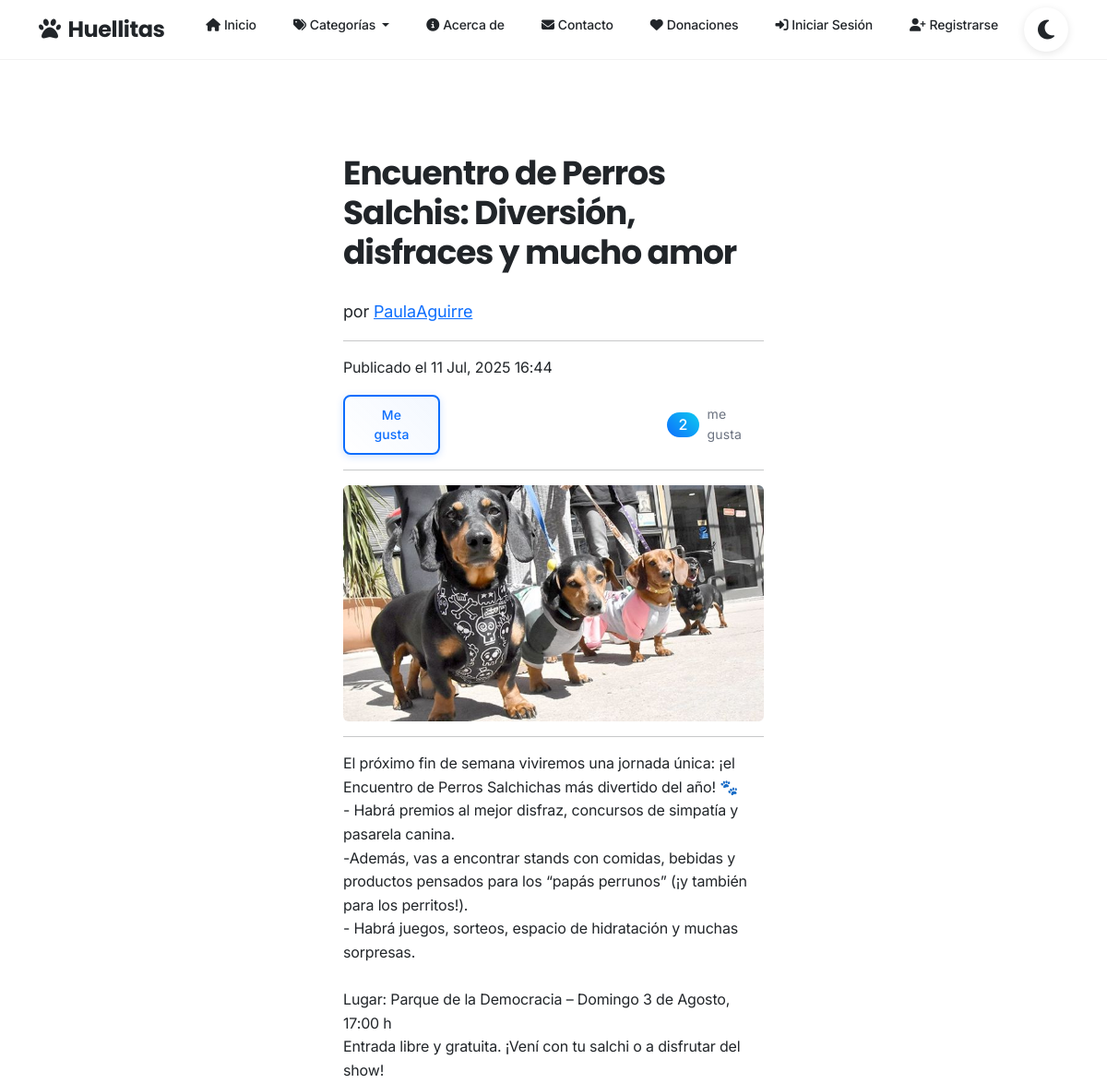
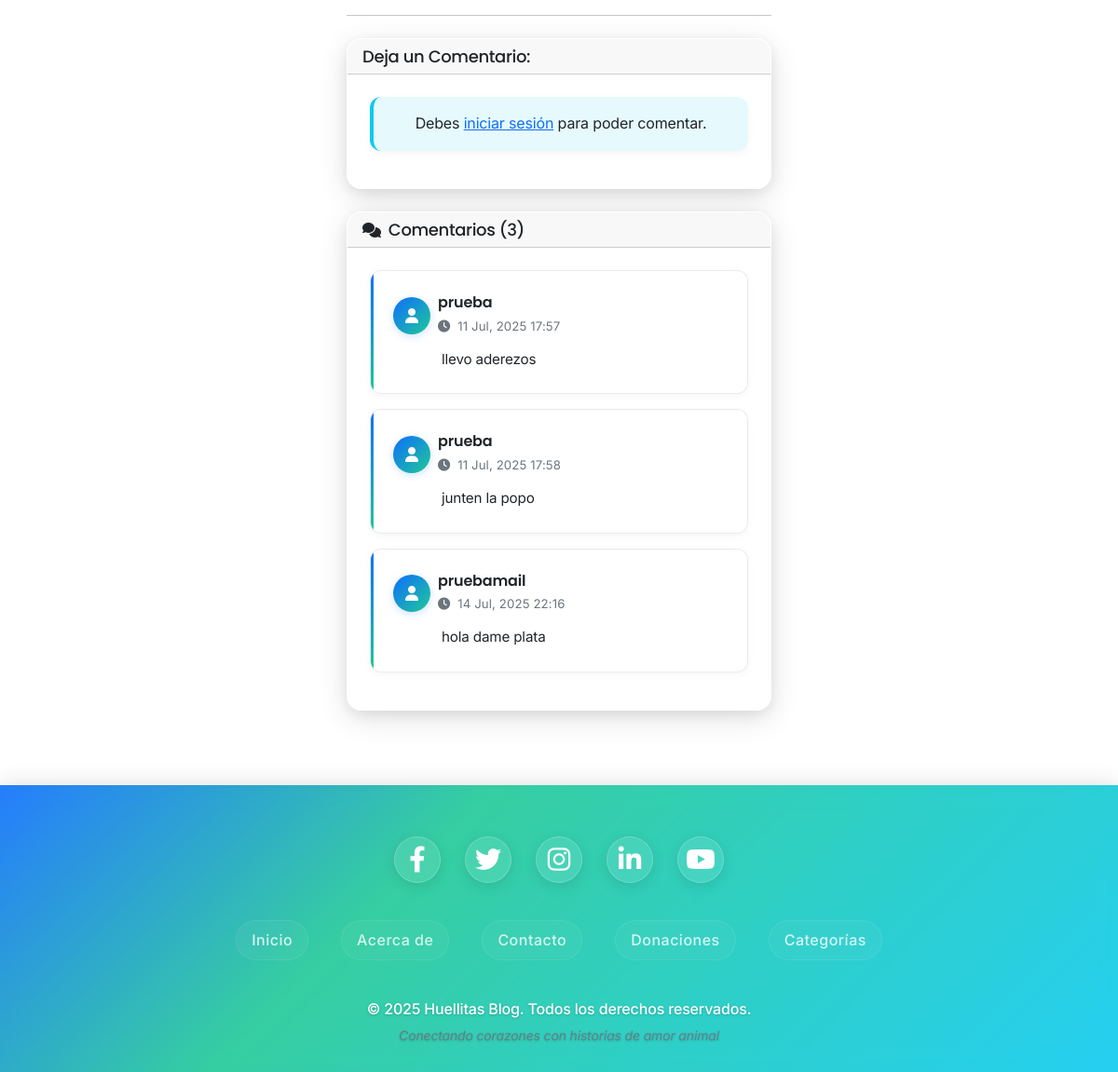
Screenshot of /post/3/ with the database file from the repository (2 pictures, top to bottom).
### blog/models.py (models this page shows, shortened)
class Post(models.Model):
    titulo = models.CharField(max_length=200)
    contenido = models.TextField()
    fecha_publicacion = models.DateTimeField(auto_now_add=True) # Se establece automáticamente al crear el post
    autor = models.ForeignKey(User, on_delete=models.CASCADE, related_name='posts') # Un post pertenece a un usuario. Si el usuario se elimina, sus posts también.
    categoria = models.ForeignKey(Categoria, on_delete=models.SET_NULL, null=True, blank=True) # Un post puede tener una categoría. Si la categoría se elimina, el campo se pone a NULL.
    imagen_portada = models.ImageField(upload_to='post_images/', null=True, blank=True) # Opcional: permite subir imágenes
    class Meta:
        ordering = ['-fecha_publicacion'] # Por defecto, los posts se ordenarán del más nuevo al más viejo
    @property
    def total_likes(self):
        return self.likes.count() # 'likes' es el related_name del ForeignKey en el modelo Like

class Comentario(models.Model):
    post = models.ForeignKey(Post, on_delete=models.CASCADE, related_name='comentarios') # Un comentario pertenece a un post. Si el post se elimina, sus comentarios también.
    autor = models.ForeignKey(User, on_delete=models.CASCADE, related_name='comentarios') # Un comentario es hecho por un usuario.
    contenido = models.TextField()
    fecha_creacion = models.DateTimeField(auto_now_add=True) # Se establece automáticamente al crear el comentario
    class Meta:
        ordering = ['fecha_creacion'] # Ordenar comentarios por fecha de creación

### blog/views.py (the view)
# urls.py: path('post/<int:pk>/', PostDetailView.as_view(), name='post_detail'),
class PostDetailView(DetailView):
    model = Post
    template_name = 'blog/post_detail.html'
    context_object_name = 'post'
    def get_context_data(self, **kwargs):
        context = super().get_context_data(**kwargs)
        context['comment_form'] = ComentarioForm()
        user_has_liked = False
        if self.request.user.is_authenticated:
            user_has_liked = Like.objects.filter(post=self.object, user=self.request.user).exists()
        context['user_has_liked'] = user_has_liked
        return context

### blog/context_processors.py (called while the page is built)
def categorias_globales(request):
    return {
        'categorias': Categoria.objects.all()
    }

### blog/models.py (called while the page is built)
    def get_absolute_url(self):
        return reverse('category_detail', kwargs={'pk': self.pk})

### blog/templates/blog/post_detail.html (shortened to what this page needs)
{% extends 'blog/base.html' %}
{% load crispy_forms_tags %}
{% load static %}
{% block content %}
    <div class="row">
        <div class="col-lg-8 offset-lg-2">
            <h1 class="mt-4">{{ post.titulo }}</h1>
            <p class="lead">
                por <a href="#">{{ post.autor.username }}</a>
            </p>
            <hr>
            <p>Publicado el {{ post.fecha_publicacion|date:"d M, Y H:i" }}</p>
            <div class="mb-3 d-flex align-items-center">
                {% if user.is_authenticated %}
                    {% if user_has_liked %}
                        <form action="{% url 'like_post' post.pk %}" method="post" class="d-inline">
                            {% csrf_token %}
                            <button type="submit" class="btn btn-danger btn-sm me-2">
                                <i class="bi bi-heart-fill"></i> Ya no me gusta
                            </button>
                        </form>
                    {% else %}
                        <form action="{% url 'like_post' post.pk %}" method="post" class="d-inline">
                            {% csrf_token %}
                            <button type="submit" class="btn btn-outline-primary btn-sm me-2">
                                <i class="bi bi-heart"></i> Me gusta
                            </button>
                        </form>
                    {% endif %}
                {% else %}
                    <button class="btn btn-outline-primary btn-sm me-2" id="like-btn-anonymous" data-post-id="{{ post.id }}">
                         Me gusta
                    </button>
                {% endif %}
                <span class="badge bg-primary fs-6">{{ post.total_likes }}</span>
                <span class="ms-2 text-muted">me gusta</span>
            </div>
            <hr>
            {% if post.imagen_portada %}
                <img class="img-fluid rounded" src="{{ post.imagen_portada.url }}" alt="{{ post.titulo }}">
                <hr>
            {% endif %}
            <p>{{ post.contenido|linebreaksbr }}</p>
            <hr>
            <div class="card my-4">
                <h5 class="card-header">Deja un Comentario:</h5>
                <div class="card-body">
                    {% if user.is_authenticated %}
                        <form id="comment-form" action="{% url 'add_comment_to_post' post.pk %}" method="post">
                            {% csrf_token %}
                            <div class="mb-3">
                                {{ comment_form|crispy }}
                                {% if comment_form.contenido.errors %}
                                    <div class="text-danger small mt-1">
                                        {% for error in comment_form.contenido.errors %}
                                            {{ error }}
                                        {% endfor %}
                                    </div>
                                {% endif %}
                            </div>
                            {% if comment_form.non_field_errors %}
                                <div class="text-danger small mt-1">
                                    {% for error in comment_form.non_field_errors %}
                                        {{ error }}
                                    {% endfor %}
                                </div>
                            {% endif %}
                            <button type="submit" class="btn btn-success mt-3">Publicar Comentario</button>
                        </form>
                    {% else %}
                        <p class="alert alert-info text-center">Debes <a href="{% url 'login' %}">iniciar sesión</a> para poder comentar.</p>
                    {% endif %}
                </div>
            </div>
            <div class="card mt-4">
                <div class="card-header d-flex align-items-center">
                    <i class="fas fa-comments me-2 text-primary"></i>
                    <h5 class="mb-0">Comentarios ({{ post.comentarios.count }})</h5>
                </div>
                <div class="card-body">
                    {% if post.comentarios.exists %}
                        <div class="comments-section">
                            {% for comentario in post.comentarios.all %}
                                <div class="comment-item card mb-3">
                                    <div class="card-body">
                                        <div class="d-flex justify-content-between align-items-start mb-2">
                                            <div class="comment-header">
                                                <div class="d-flex align-items-center">
                                                    <div class="avatar-circle me-2">
                                                        <i class="fas fa-user"></i>
                                                    </div>
                                                    <div>
                                                        <h6 class="mb-0 text-primary">{{ comentario.autor.username }}</h6>
                                                        <small class="text-muted">
                                                            <i class="fas fa-clock me-1"></i>
                                                            {{ comentario.fecha_creacion|date:"d M, Y H:i" }}
                                                        </small>
                                                    </div>
                                                </div>
                                            </div>
                                        </div>
                                        <div class="comment-content">
                                            <p class="mb-0">{{ comentario.contenido|linebreaksbr }}</p>
                                        </div>
                                    </div>
                                </div>
                            {% endfor %}
                        </div>
                    {% endif %}
                </div>
            </div>
        </div>
    </div>
{% endblock content %}

### blog/templates/blog/base.html (style rules this page uses)
body { padding-top: 70px; }

### rows the page displays
Post: titulo "Encuentro de Perros Salchis: Diversión, disfraces y mucho amor", autor.username "PaulaAguirre", fecha_publicacion "11 Jul, 2025 16:44", total_likes "2", imagen_portada (picture), contenido "El próximo fin de semana viviremos una jornada única: ¡el Encuentro de Perros Salchichas más divertido del año! 🐾 - Habrá premios al mejor disfraz, concursos de simpatía y pasarela canina. -Además, vas a encontrar stands con comidas, bebidas y productos pensados para los “papás perrunos” (¡y también para los perritos!). - Habrá juegos, sorteos, espacio de hidratación y muchas sorpresas. Lugar: Parque de la Democracia – Domingo 3 de Agosto, 17:00 h Entrada libre y gratuita. ¡Vení con tu salchi o a disfrutar del show!", comentarios.count "3"
Comentario: autor.username "prueba", fecha_creacion "11 Jul, 2025 17:57", contenido "llevo aderezos"
Comentario: autor.username "prueba", fecha_creacion "11 Jul, 2025 17:58", contenido "junten la popo"
Comentario: autor.username "pruebamail", fecha_creacion "14 Jul, 2025 22:16", contenido "hola dame plata"
